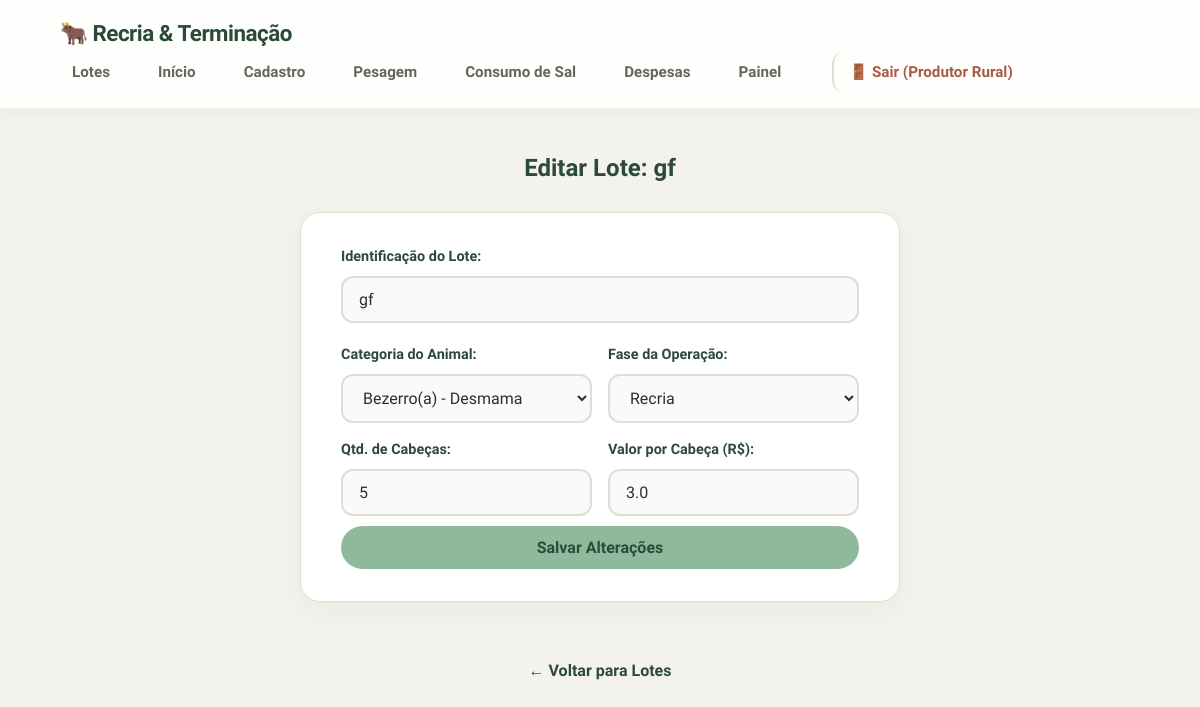
The app's page /editar_lote/1 (signed in) with its own data.
### tables this page shows
CREATE TABLE lotes (
                    id INTEGER PRIMARY KEY AUTOINCREMENT,
                    identificacao TEXT NOT NULL,
                    fase_atual TEXT NOT NULL,
                    categoria_animal TEXT,
                    data_inicio TEXT,
                    qtd_cabecas INTEGER,
                    custo_bezerro_unitario REAL,
                    custo_total_compra REAL,
                    valor_venda_total REAL,
                    total_arrobas_vendidas REAL,
                    status TEXT DEFAULT 'Em Andamento'
                , frigorifico_comprador TEXT, qtd_vendida_total INTEGER DEFAULT 0);

### app.py (the view, shortened to what this page needs)
@app.route('/editar_lote/<int:id>', methods=['GET', 'POST'])
def editar_lote(id):
    conexao = conectar()
    try:
        lote = conexao.execute('SELECT * FROM lotes WHERE id = ?', (id,)).fetchone()
    finally:
        conexao.close()
    return render_template('editar_lote.html', lote=lote)

### app.py (called while the page is built)
@app.context_processor
def inject_csrf_token():
    if 'csrf_token' not in session:
        session['csrf_token'] = secrets.token_hex(32)
    return dict(csrf_token=session['csrf_token'])

@app.before_request
def verificar_seguranca_global():
    if 'csrf_token' not in session:
        session['csrf_token'] = secrets.token_hex(32)
    rotas_livres = ['login', 'static', 'api_cotacoes']
    if request.endpoint not in rotas_livres and 'usuario_id' not in session:
        return redirect(url_for('login'))
    if request.method == 'POST' and request.endpoint not in ['api_cotacoes', 'login']:
        token = request.form.get('csrf_token') or request.headers.get('X-CSRF-Token')
        if not token or token != session.get('csrf_token'):
            return "Erro 403: Falha na validação CSRF. Requisição rejeitada por segurança.", 403

### config_banco.py (called while the page is built)
def conectar():
    conexao = sqlite3.connect('dados.db')
    conexao.row_factory = sqlite3.Row
    conexao.execute('PRAGMA foreign_keys = ON;')
    return conexao

### templates/editar_lote.html (shortened to what this page needs)
{% extends "base.html" %}
{% block conteudo %}
<h2>Editar Lote: {{ lote.identificacao }}</h2>
<form action="{{ url_for('editar_lote', id=lote.id) }}" method="POST" class="form-caixa">
    <div class="campo">
        <label for="identificacao">Identificação do Lote:</label>
        <input type="text" id="identificacao" name="identificacao" value="{{ lote.identificacao }}" required>
    </div>
    <div class="form-linha">
        <div class="campo">
            <label for="categoria_animal">Categoria do Animal:</label>
            <select id="categoria_animal" name="categoria_animal" required>
                <option value="Bezerro" {% if lote.categoria_animal == 'Bezerro' %}selected{% endif %}>Bezerro(a) - Desmama</option>
            </select>
        </div>
        <div class="campo">
            <label for="fase_atual">Fase da Operação:</label>
            <select id="fase_atual" name="fase_atual" required>
                <option value="Recria" {% if lote.fase_atual == 'Recria' %}selected{% endif %}>Recria</option>
            </select>
        </div>
    </div>
    <div class="form-linha" style="margin-top: 15px;">
        <div class="campo">
            <label for="qtd_cabecas">Qtd. de Cabeças:</label>
            <input type="number" id="qtd_cabecas" name="qtd_cabecas" value="{{ lote.qtd_cabecas }}" min="0" required>
        </div>
        <div class="campo">
            <label for="custo_bezerro_unitario">Valor por Cabeça (R$):</label>
            <input type="number" id="custo_bezerro_unitario" name="custo_bezerro_unitario" value="{{ lote.custo_bezerro_unitario }}" step="0.01" min="0" required>
        </div>
    </div>
    <button type="submit">Salvar Alterações</button>
</form>
<a class="voltar" href="{{ url_for('lotes') }}">← Voltar para Lotes</a>
{% endblock %}

### static/style.css (style rules this page uses)
* { box-sizing: border-box; margin: 0; padding: 0; }
:root { --verde-salvia: #8FB99B; --verde-escuro: #2C4A3A; --creme: #F4F2EC; --branco: #FFFFFF; --terracota: #E8B4A0; --terracota-escuro: #A65D45; --texto: #2D2D2A; --texto-suave: #66665D; --borda: #E2DDD0; --raio: 20px; --raio-peq: 12px; --sombra-suave: 0 8px 24px rgba(44, 74, 58, 0.05); --sombra-hover: 0 16px 32px rgba(44, 74, 58, 0.12); --transicao: all 0.3s cubic-bezier(0.25, 0.8, 0.25, 1); }
body { font-family: 'Nunito Sans', Arial, sans-serif; background-color: var(--creme); color: var(--texto); line-height: 1.6; display: flex; flex-direction: column; min-height: 100vh; }
h1, h2, h3, h4 { font-family: 'Baloo 2', 'Nunito Sans', sans-serif; color: var(--verde-escuro); font-weight: 700; text-align: center; margin-bottom: 24px; }
.form-caixa { background-color: var(--branco); border: 1px solid var(--borda); border-radius: var(--raio); padding: 32px 40px; width: 100%; max-width: 600px; margin: 0 auto 32px auto; box-shadow: var(--sombra-suave); }
.campo { margin-bottom: 20px; width: 100%; }
.campo label { display: block; margin-bottom: 8px; font-weight: 700; font-size: 0.9rem; color: var(--verde-escuro); }
.campo input, .campo select { width: 100%; padding: 12px 16px; border: 2px solid var(--borda); border-radius: var(--raio-peq); font-size: 1rem; font-family: 'Nunito Sans', sans-serif; background-color: #FAFAFA; transition: var(--transicao); color: var(--texto); }
.form-linha { display: grid; grid-template-columns: repeat(auto-fit, minmax(180px, 1fr)); gap: 16px; align-items: end; }
.form-linha .campo { margin-bottom: 0; }
button, .botao { background-color: var(--verde-salvia); color: var(--verde-escuro); border: none; padding: 12px 28px; border-radius: 999px; font-size: 1rem; font-weight: 700; font-family: 'Nunito Sans', sans-serif; cursor: pointer; transition: var(--transicao); display: inline-flex; justify-content: center; align-items: center; text-decoration: none; width: 100%; margin-top: 10px; }
.voltar { display: inline-block; margin-top: 24px; color: var(--verde-escuro); text-decoration: none; font-weight: 700; transition: var(--transicao); }

### records on screen
lotes: identificacao "gf", categoria_animal "Bezerro(a) - Desmama", fase_atual "Recria", qtd_cabecas "5", custo_bezerro_unitario "3.0"

### other values on screen
{{ session.get('nome_usuario') }} "Produtor Rural"
